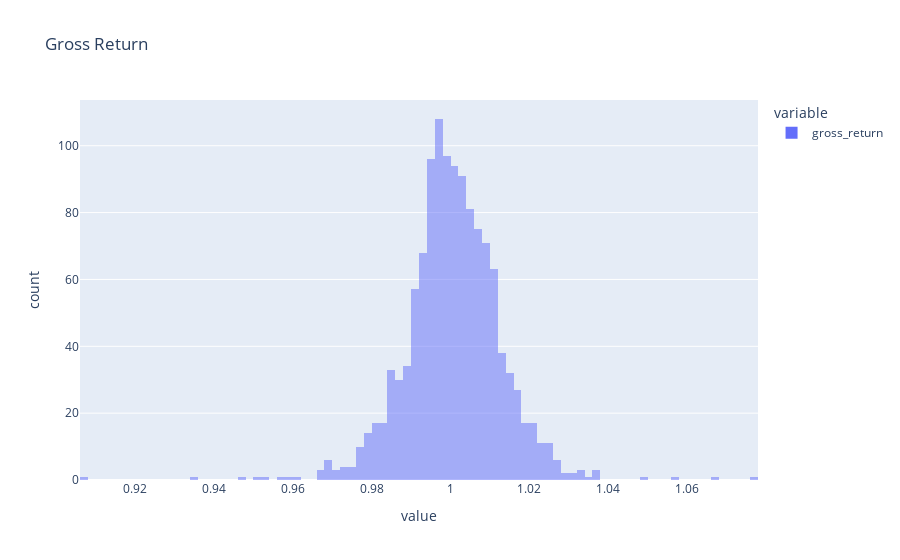

Notebook code cell kept with this figure:
### Code cell
px.histogram(data_frame = sbux, 
x = ['gross_return'], 
opacity = 0.5,
title = "Gross Return")

### Figure 1 — Plotly figure (JSON) as saved in the notebook; plotly's stock layout.template omitted (floating-point values rounded to 4 significant figures; data arrays with more than 128 entries replaced by an {"elided": "..."} marker saying what was removed)
{"data": [{"alignmentgroup": "True", "bingroup": "x", "hovertemplate": "variable=gross_return<br>value=%{x}<br>count=%{y}<extra></extra>", "legendgroup": "gross_return", "marker": {"color": "#636efa", "opacity": 0.5, "pattern": {"shape": ""}}, "name": "gross_return", "offsetgroup": "gross_return", "orientation": "v", "showlegend": true, "type": "histogram", "x": {"elided": "1259 float values"}, "xaxis": "x", "yaxis": "y"}], "layout": {"autosize": true, "barmode": "relative", "legend": {"title": {"text": "variable"}, "tracegroupgap": 0}, "title": {"text": "Gross Return"}, "xaxis": {"anchor": "y", "autorange": true, "domain": [0, 1], "range": [0.906, 1.078], "title": {"text": "value"}, "type": "linear"}, "yaxis": {"anchor": "x", "autorange": true, "domain": [0, 1], "range": [0, 113.7], "title": {"text": "count"}}}}
